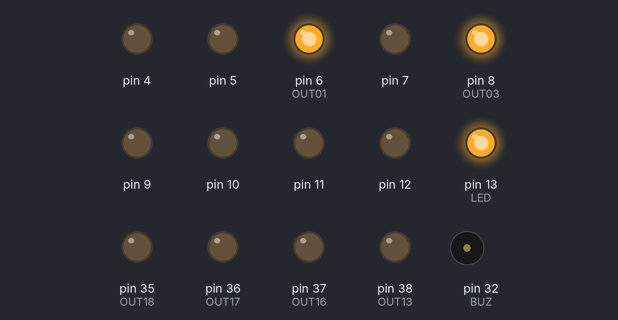
The sketch below on a simulated Arduino Mega 2560, built with avr-gcc and run on an emulated ATmega2560. On the bench: output pins drawn as LEDs (lit = HIGH), buzzer (waves = sounding). What the sketch prints to the serial monitor is not drawn.

Above: at 1.5 s.
At 2.5 s:
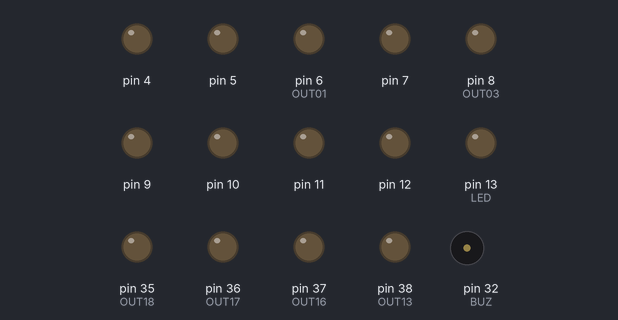
Timing chart, 0 to 4.0 s (numbered marks = the images above):
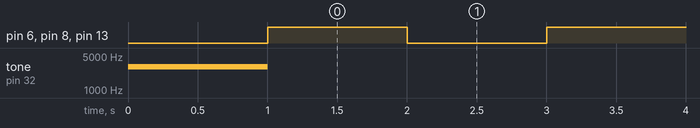

The sketch:

APLC4.1.ino
```cpp
#include "pins.h"
#include "basic.h"
#include "grblserial.h"
#include <SPI.h>
#include <SD.h>

void setup() {
  Serial.begin(115200);
  Serial3.begin(115200);

  pinMode(BUZ,OUTPUT);
  pinMode(LED,OUTPUT);

  pinMode(A0,INPUT);
  pinMode(A1,INPUT);
  pinMode(A2,INPUT_PULLUP);
  pinMode(A3,INPUT_PULLUP);
  pinMode(A4,INPUT_PULLUP);
  pinMode(A5,INPUT_PULLUP);
  pinMode(A6,INPUT_PULLUP);
  pinMode(A7,INPUT_PULLUP);
  pinMode(A8,INPUT_PULLUP);
  pinMode(A9,INPUT_PULLUP);

  pinMode(4,OUTPUT);
  pinMode(5,OUTPUT);
  pinMode(6,OUTPUT);
  pinMode(7,OUTPUT);
  pinMode(8,OUTPUT);
  pinMode(9,OUTPUT);
  pinMode(10,OUTPUT);
  pinMode(11,OUTPUT);
  pinMode(12,OUTPUT);
  pinMode(OUT08,OUTPUT);
  pinMode(OUT09,OUTPUT);
  pinMode(OUT10,OUTPUT);
  pinMode(OUT11,OUTPUT);
  pinMode(OUT12,OUTPUT);
  pinMode(OUT13,OUTPUT);
  pinMode(OUT14,OUTPUT);
  pinMode(OUT15,OUTPUT);
  pinMode(OUT16,OUTPUT);
  pinMode(OUT17,OUTPUT);
  pinMode(OUT18,OUTPUT);

  BUZA();
  Serial.println("APLC Ready");
  digitalWrite(LED, HIGH);
}

void loop() {
  /*if(Serial3.available()){
    int data=Serial3.read();
    Serial.write(data);
  }
  if(Serial.available()){
    int data=Serial.read();
    Serial3.write(data);
  }*/
  digitalWrite(LED, HIGH);
  digitalWrite(OUT01, HIGH);
  digitalWrite(OUT03, HIGH);
  delay(1000);
  digitalWrite(LED, LOW);
  digitalWrite(OUT01, LOW);
  digitalWrite(OUT03, LOW);
  delay(1000);
}
```

basic.h
```cpp
/*Homing*/
void Homing(){
  Serial3.print("\r\n\r\n");
}

/**/

/*BUZ*/
void BUZA(){  /*基础*/
  tone(BUZ, 3000);
  delay(1000);
  noTone(BUZ);
}
void BUZB(){  /*快速双响*/
  tone(BUZ, 3000);
  delay(200);
  noTone(BUZ);
  delay(200);
  tone(BUZ, 3000);
  delay(200);
  noTone(BUZ);
}
void BUZC(){  /*长响*/
  tone(BUZ, 3000);
  delay(800);
  noTone(BUZ);
}
void BUZD(){  /*连续长响*/
  tone(BUZ, 3000);
  delay(1000);
  noTone(BUZ);
  delay(1000);
  tone(BUZ, 3000);
  delay(1000);
  noTone(BUZ);
  delay(1000);
  tone(BUZ, 3000);
  delay(1000);
  noTone(BUZ);
}
void BUZE(){  /*故障*/
  while(1){
    tone(BUZ, 3000);
    delay(1000);
    noTone(BUZ);
    delay(1000);
  }
}
```

grblserial.h
```cpp
/*
  grblserial.h
*/

/*void checkSD(){
  while(!SD.begin(53)){
    Serial.println("Please insert SD card...\n");
    delay(1000);
  }
  Serial.println("SD card OK...\n");
  delay(1000);
}
void sendGcode(){
  String line = "";
}
*/
```

pins.h
```cpp
//IN
/*IN 01*/#define T1 A0
/*IN 02*/#define T2 A1
/*IN 03*/#define IN03 A2
/*IN 04*/#define IN04 A3
/*IN 05*/#define IN05 A4
/*IN 06*/#define IN06 A5
/*IN 07*/#define IN07 A6
/*IN 08*/#define IN08 A7
/*IN 09*/#define IN09 A8
/*IN 10*/#define IN10 A9

//OUT
/*PWM 01*/#define HEAT1 4
/*PWM 02*/#define HEAT2 5
/*OUT 03*/#define OUT01 6
/*OUT 04*/#define OUT02 7
/*OUT 05*/#define OUT03 8
/*OUT 06*/#define OUT04 9
/*OUT 07*/#define OUT05 10
/*OUT 08*/#define OUT06 11
/*OUT 09*/#define OUT07 12
/*OUT 10*/#define OUT08 49
/*OUT 11*/#define OUT09 48
/*OUT 12*/#define OUT10 47
/*OUT 13*/#define OUT11 43
/*OUT 14*/#define OUT12 42
/*OUT 15*/#define OUT13 38
/*OUT 16*/#define OUT14 41
/*OUT 17*/#define OUT15 40
/*OUT 18*/#define OUT16 37
/*OUT 19*/#define OUT17 36
/*OUT 20*/#define OUT18 35

//Board
/*Board*/#define LED 13
/*ISR1*/
/*ISR2*/
/*CN1 O01*/#define O01 A10
/*CN1 O02*/#define O02 A11
/*CN1 O03*/#define O03 A12
/*CN1 O04*/#define O04 A13
/*CN1 O05*/#define O05 A14
/*CN1 O06*/#define O06 A15
/*CN1 O07*/#define O07 22
/*CN1 O08*/#define O08 23
/*CN1 O09*/#define O09 24
/*CN1 O10*/#define O10 25
/*CN1 O11*/#define O11 26
/*CN1 O12*/#define O12 27
/*CN1 O13*/#define O13 28
/*CN1 O14*/#define O14 29
/*CN1 O15*/#define O15 39
/*CN1 O16*/#define O16 30
/*CN1 O17*/#define O17 31
/*CN1 O18*/#define BUZ 32
/*CN1 O19*/#define O19 33
/*CN1 O20*/#define O20 34
/*CN1 O21*/#define O21 40
/*CN1 O22*/#define O22 38
/*CN1 O23*/#define O23 39
```

Measured:
- by itself, pin 6 (OUT01), pin 8 (OUT03), pin 13 (LED): alternates HIGH for 1.0 s and LOW for 1.0 s
